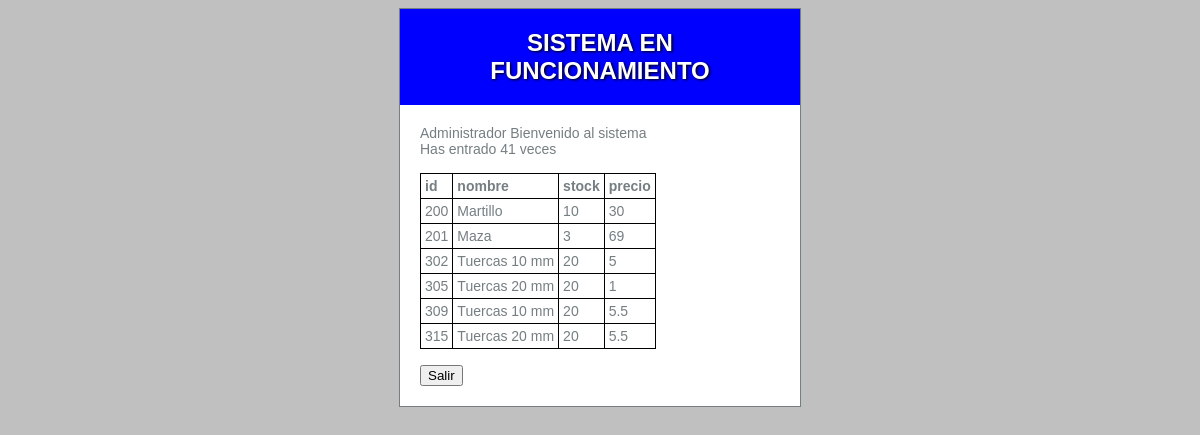
The page / (signed in) on the database its author committed.
### tables this page shows
CREATE TABLE `Productos` (
  `id` int(11) NOT NULL,
  `nombre` varchar(20) NOT NULL,
  `stock` int(11) NOT NULL,
  `precio` float NOT NULL
);

### app/modelo/AccesoDatos.php (called while the page is built, shortened)
<?php
include_once "Producto.php";
class AccesoDatos {
    private static $modelo = null;
    private $dbh = null;
    private $stmt_productos   = null;
    public static function getModelo(){
        if (self::$modelo == null){
            self::$modelo = new AccesoDatos();
        }
        return self::$modelo;
    }
    private function __construct(){
        try {
            $dsn = "mysql:host=localhost;dbname=Prueba";
            $this->dbh = new PDO($dsn, "root", "root");
            $this->dbh->setAttribute(PDO::ATTR_ERRMODE, PDO::ERRMODE_EXCEPTION);
            $this->dbh->setAttribute( PDO::ATTR_EMULATE_PREPARES, FALSE );
        } catch (PDOException $e){
            echo "Error de conexión ".$e->getMessage();
            exit();
        }
        try {
            $this->stmt_productos   = $this->dbh->prepare("select * from Productos");
        } catch (PDOException $e){
            echo " Error al crear la sentencia ".$e->getMessage();
            exit();
        }
    }
    public function getProductos ():array{
       $resu = [];
       $this->stmt_productos->setFetchMode(PDO::FETCH_CLASS, 'Producto');
       if ($this->stmt_productos->execute() ){
           $resu = $this->stmt_productos->fetchAll();
       }
       return $resu;
    }
}

### app/modelo/Producto.php (called while the page is built, shortened)
<?php
class Producto {
function __get($name)
{
    if ( property_exists($this,$name)){
        return $this->$name;
    }
}
}

### app/vistas/listado.php (the view, shortened to what this page needs)
<!DOCTYPE html>
<html>
<head>
<link href="web/default.css" rel="stylesheet" type="text/css" />
</head>
<body>
<div id="container" style="width: 400px;">
<div id="header">
<h1> SISTEMA EN FUNCIONAMIENTO</h1>
</div>
<div id="content">
    <?= $mensaje ?>
    <br>
    <table>
    <tr><th>id</th><th>nombre</th><th>stock</th><th>precio</th><tr>
    <?php foreach ( $tproductos as $producto): ?>
    <tr>
    <td><?= $producto->id ?></td>
    <td><?= $producto->nombre ?></td>
    <td><?= $producto->stock ?></td>
    <td><?= $producto->precio ?></td>
    </tr>
    <?php endforeach ?>
    </table>
    <br>
    <form method="POST">
     <input type="submit" name="orden" value="Salir">
    </form>
    </div>
    </body>
    </html>

### index.php (shortened to what this page needs)
<?php
require_once "app/modelo/AccesoDatos.php";
if (isset($_SESSION['Nombre'])) {
    $mensaje = " $_SESSION[Nombre] Bienvenido al sistema <br>";
    $mensaje .= " Has entrado $_SESSION[accesos] veces <br>";
    $db = AccesoDatos::getModelo();
    $tproductos = $db->getProductos();
    include_once 'app/vistas/listado.php';
    exit();
}

### web/default.css (style rules this page uses)
body { background: silver; text-align: justify; font-family: Tahoma, Geneva, sans-serif; font-size: 14px; color: #757E82; }
#container { margin: 0 auto; width: 700px; background:#fff; border: solid 1px; }
#header { background: blue; text-align: center; padding: 20px; color: white; text-shadow: black 0.1em 0.1em 0.2em; }
#header h1 { font-size: 24px; margin: 0; }
#content { background: white; clear: left; padding: 20px; }
table, th, td { border: 1px solid black; border-collapse:collapse; padding: 4px; }

### rows shown on the page
productos: id "200", nombre "Martillo", stock "10", precio "30"
productos: id "201", nombre "Maza", stock "3", precio "69"
productos: id "302", nombre "Tuercas 10 mm", stock "20", precio "5"
productos: id "305", nombre "Tuercas 20 mm", stock "20", precio "1"
productos: id "309", nombre "Tuercas 10 mm", stock "20", precio "5.5"
productos: id "315", nombre "Tuercas 20 mm", stock "20", precio "5.5"

### other values the page prints
$_SESSION[Nombre] "Administrador"
$_SESSION[accesos] "41"
